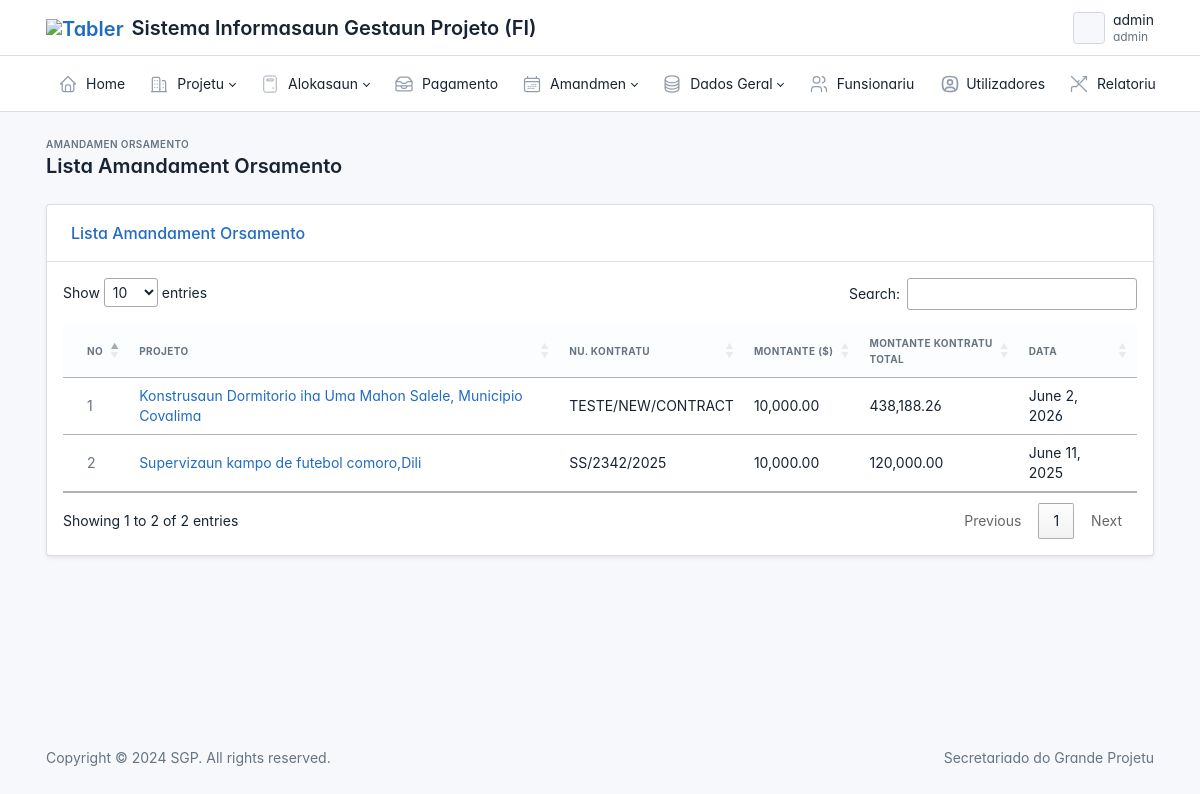
The page /amendment/amount-add/list/ (signed in) on the database as committed earlier.
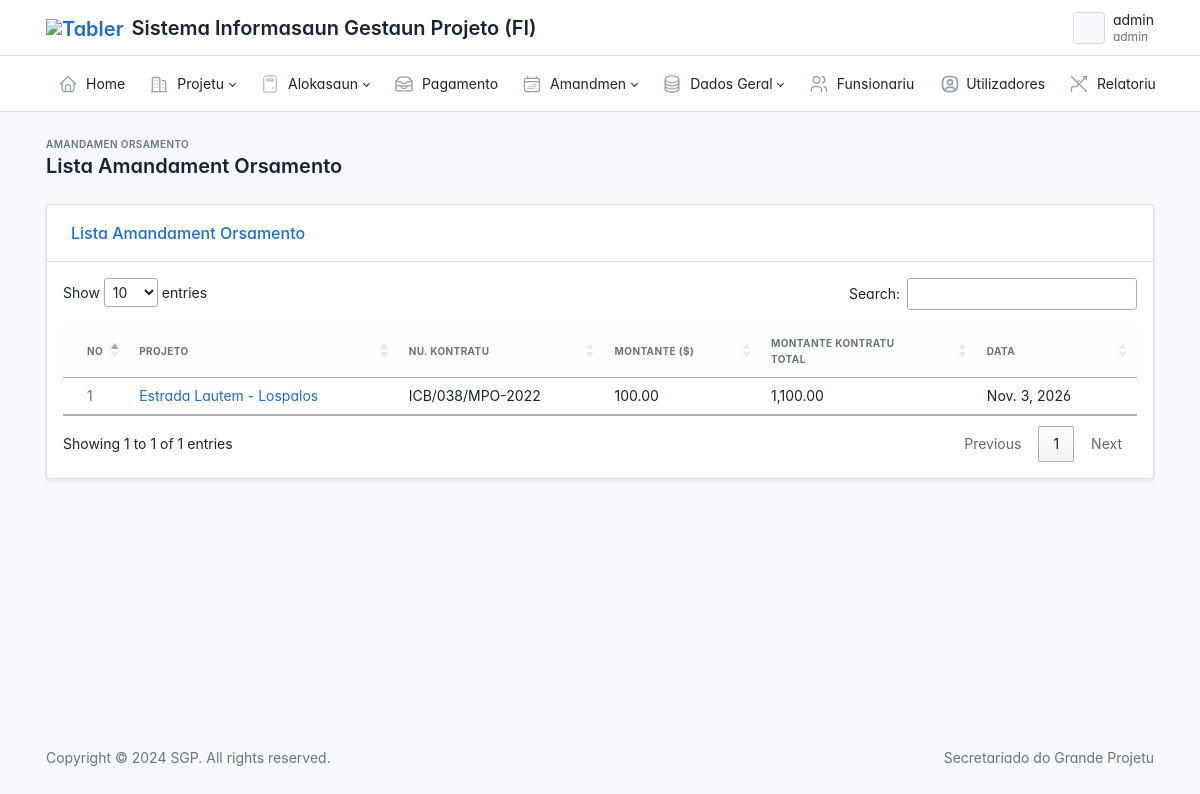
The same page on the database as committed later.
### amendment/models.py (models this page shows, shortened)
class AmendmenAmount(models.Model):
    project = models.ForeignKey(Project, on_delete=models.CASCADE, null=True, blank=True, related_name="amendment_amount_project")
    number = models.CharField(max_length=200, null=True, blank=True, verbose_name="Nu. Kontratu")
    date = models.DateField(null=True, blank=True)
    amount = models.DecimalField(max_digits=11, decimal_places=2, null=True, blank=True, verbose_name="Montante")
    amount_total = models.DecimalField(max_digits=11, decimal_places=2, null=True, blank=True, verbose_name="Montante Total")
    comments = models.TextField(null=True, blank=True)
    datetime = models.DateTimeField(auto_now_add=True, null=True, blank=True)
    user = models.ForeignKey(User, on_delete=models.CASCADE, null=True, blank=True)
    uuid = models.UUIDField(default=uuid.uuid4, editable=False, unique=True, null=True, blank=True)

### project/models.py (models this page shows, shortened)
class Project(models.Model):
    name = models.CharField(max_length=500, verbose_name="Projeto")
    activity_code = models.CharField(max_length=50, null=True, blank=True, verbose_name="Kodigo Atividade")
    program = models.ForeignKey(Program, on_delete=models.CASCADE, null=True, blank=True, verbose_name="Programa", related_name="project_program")
    sub_program = models.ForeignKey(SubProgram, on_delete=models.CASCADE, null=True, blank=True, verbose_name="Sub Programa", related_name="project_sub_program")
    owner = models.ForeignKey(Owner, on_delete=models.CASCADE, null=True, blank=True, related_name="project_owner")
    fund = models.ForeignKey(Fund, on_delete=models.CASCADE, null=True, blank=True, verbose_name="Fontes Orsamento", related_name="project_fund")
    type = models.ForeignKey(Type, on_delete=models.CASCADE, null=True, blank=True, verbose_name="Tipo Projeto", related_name='project_type')
    year = models.ForeignKey(Ano, on_delete=models.CASCADE, null=True, blank=True, verbose_name="Tinan Plano Projeto", related_name='project_year')
    owner_estimation = models.DecimalField(max_digits=11, decimal_places=2, blank=True, null=True)
    is_active = models.BooleanField(default=False, null=True, blank=True)
    datetime = models.DateTimeField(auto_now_add=True, null=True, blank=True)
    user = models.ForeignKey(User, on_delete=models.CASCADE, null=True,  blank=True, related_name="project_user")
    uuid = models.UUIDField(default=uuid.uuid4, editable=False, unique=True, null=True, blank=True)
    class Meta:
        verbose_name = "Projeto"
        verbose_name_plural = "Lista Projeto"

### main/decorators.py (the view)
        def wrapper_func(request, *args, **kwargs):
            group = None
            if request.user.groups.all()[0].name:
                group = request.user.groups.all()[0].name
            if group in allow_roles:
                return view_func(request, *args, **kwargs)
            else:
                return render(request, 'layout/403.html')

### amendment/views.py (called while the page is built)
@login_required
@allow_user(allow_roles=['admin', 'focal_point', 'finance', 'diretor'])
def AmandmenAmountList(request):
    group = request.user.groups.all()[0].name
    latest_allocation = AmendmenAmount.objects.filter(
        project_id=OuterRef('project_id')
    ).order_by('-id').values('id')[:1]
    data = AmendmenAmount.objects.filter(id=Subquery(latest_allocation))
    conteudo = {
        "title" : "Lista Amandament Orsamento",
        'data' : data,
        'group': group
    }
    return render(request, 'amendment/amount_list.html', conteudo)

### main/context_processors.py (called while the page is built)
def user_group(request):
    group_name = None
    if request.user.is_authenticated and request.user.groups.exists():
        group_name = request.user.groups.first().name
    return {
        'user_group': group_name
    }

### amendment/templates/amendment/amount_list.html (shortened to what this page needs)
{% extends 'layout/base.html' %}
{% load humanize %}
{% block content %}
{% load static %}
<div class="page-wrapper">
    <div class="page-header d-print-none">
        <div class="container-xl">
            <div class="row g-2 align-items-center">
                <div class="col">
                    <div class="page-pretitle">Amandamen Orsamento</div>
                    <h2 class="page-title">{{ title }}</h2>
                </div>
            </div>
        </div>
    </div>
    <div class="page-body">
        <div class="container-xl">
            <div class="card shadow-sm">
                <div class="card-header justify-content-between align-items-center bg-transparent">
                    <h3 class="card-title text-primary font-weight-bold">{{title}}</h3>
                </div>
                <div class="card-body p-0">
                    <div id="table-default" class="table-responsive p-3">
                        <table id="myTable" class="table table-vcenter table-hover card-table">
                            <thead>
                                <tr>
                                    <th class="w-1">No</th>
                                    <th>Projeto</th>
                                    <th>Nu. Kontratu</th>
                                    <th>Montante ($)</th>
                                    <th>Montante Kontratu <br> Total </th>
                                    <th>Data</th>
                                </tr>
                            </thead>
                            <tbody class="table-tbody">
                                {% for data in data %}
                                <tr>
                                    <td class="text-muted">{{ forloop.counter }}</td>
                                    <td class="font-weight-medium text-dark">
                                        <a href="{% url 'proj-detail' data.project.uuid %}#amendmen-montante">{{ data.project.name }}</a>
                                    </td>
                                    <td>{{data.number|default:"-"}}</td>
                                    <td>{{data.amount|default:"-"|intcomma}}</td>
                                    <td>{{data.amount_total|default:"-"|intcomma}}</td>
                                    <td>{{data.date|default:"-"}}</td>
                                </tr>
                                {% endfor %}
                            </tbody>
                        </table>
                    </div>
                </div>
            </div>
        </div>
    </div>
</div>
{% endblock content %}
{% block script %}
<link rel="stylesheet" href="https://cdn.datatables.net/1.13.7/css/jquery.dataTables.min.css">
<link rel="stylesheet" href="https://cdn.datatables.net/buttons/2.4.2/css/buttons.dataTables.min.css">
<link rel="stylesheet" href="https://cdn.datatables.net/searchbuilder/1.6.0/css/searchBuilder.dataTables.min.css">
{% endblock script %}

Rows that differ between the two databases and show on the page:
removed AmendmenAmount: project.name "Konstrusaun Dormitorio iha Uma Mahon Salele, Municipio Covalima", number "TESTE/NEW/CONTRACT", amount "10,000.00", amount_total "438,188.26", date "June 2, 2026"
removed AmendmenAmount: project.name "Supervizaun kampo de futebol comoro,Dili", number "SS/2342/2025", amount "10,000.00", amount_total "120,000.00", date "June 11, 2025"
added AmendmenAmount: project.name "Estrada Lautem - Lospalos", number "ICB/038/MPO-2022", amount "100.00", amount_total "1,100.00", date "Nov. 3, 2026"
Other text that changed with them:
text written by a page script: "Show entries Search: Showing 1 to 2 of 2 entries Previous 1 Next" → "Show entries Search: Showing 1 to 1 of 1 entries Previous 1 Next"
